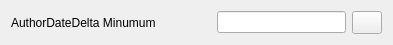
<?xml version="1.0" encoding="UTF-8"?>
<ui version="4.0">
 <class>AuthorDateDeltaMinFilter</class>
 <widget class="QWidget" name="AuthorDateDeltaMinFilter">
  <property name="geometry">
   <rect>
    <x>0</x>
    <y>0</y>
    <width>393</width>
    <height>45</height>
   </rect>
  </property>
  <property name="windowTitle">
   <string>Form</string>
  </property>
  <layout class="QVBoxLayout" name="verticalLayout">
   <item>
    <layout class="QHBoxLayout" name="horizontalLayout">
     <item>
      <widget class="QLabel" name="label">
       <property name="enabled">
        <bool>true</bool>
       </property>
       <property name="minimumSize">
        <size>
         <width>200</width>
         <height>0</height>
        </size>
       </property>
       <property name="text">
        <string>AuthorDateDelta Minumum</string>
       </property>
      </widget>
     </item>
     <item>
      <widget class="QLineEdit" name="uiAuthorDateDeltaMin"/>
     </item>
     <item>
      <widget class="QPushButton" name="uiHelp">
       <property name="sizePolicy">
        <sizepolicy hsizetype="Fixed" vsizetype="Fixed">
         <horstretch>30</horstretch>
         <verstretch>30</verstretch>
        </sizepolicy>
       </property>
       <property name="maximumSize">
        <size>
         <width>30</width>
         <height>30</height>
        </size>
       </property>
       <property name="toolTip">
        <string>Help</string>
       </property>
       <property name="text">
        <string/>
       </property>
       <property name="icon">
        <iconset resource="../icons/icons.qrc">
         <normaloff>:/breeze/light/help-about.svg</normaloff>:/breeze/light/help-about.svg</iconset>
       </property>
      </widget>
     </item>
    </layout>
   </item>
  </layout>
 </widget>
 <resources>
  <include location="../icons/icons.qrc"/>
 </resources>
 <connections/>
</ui>
